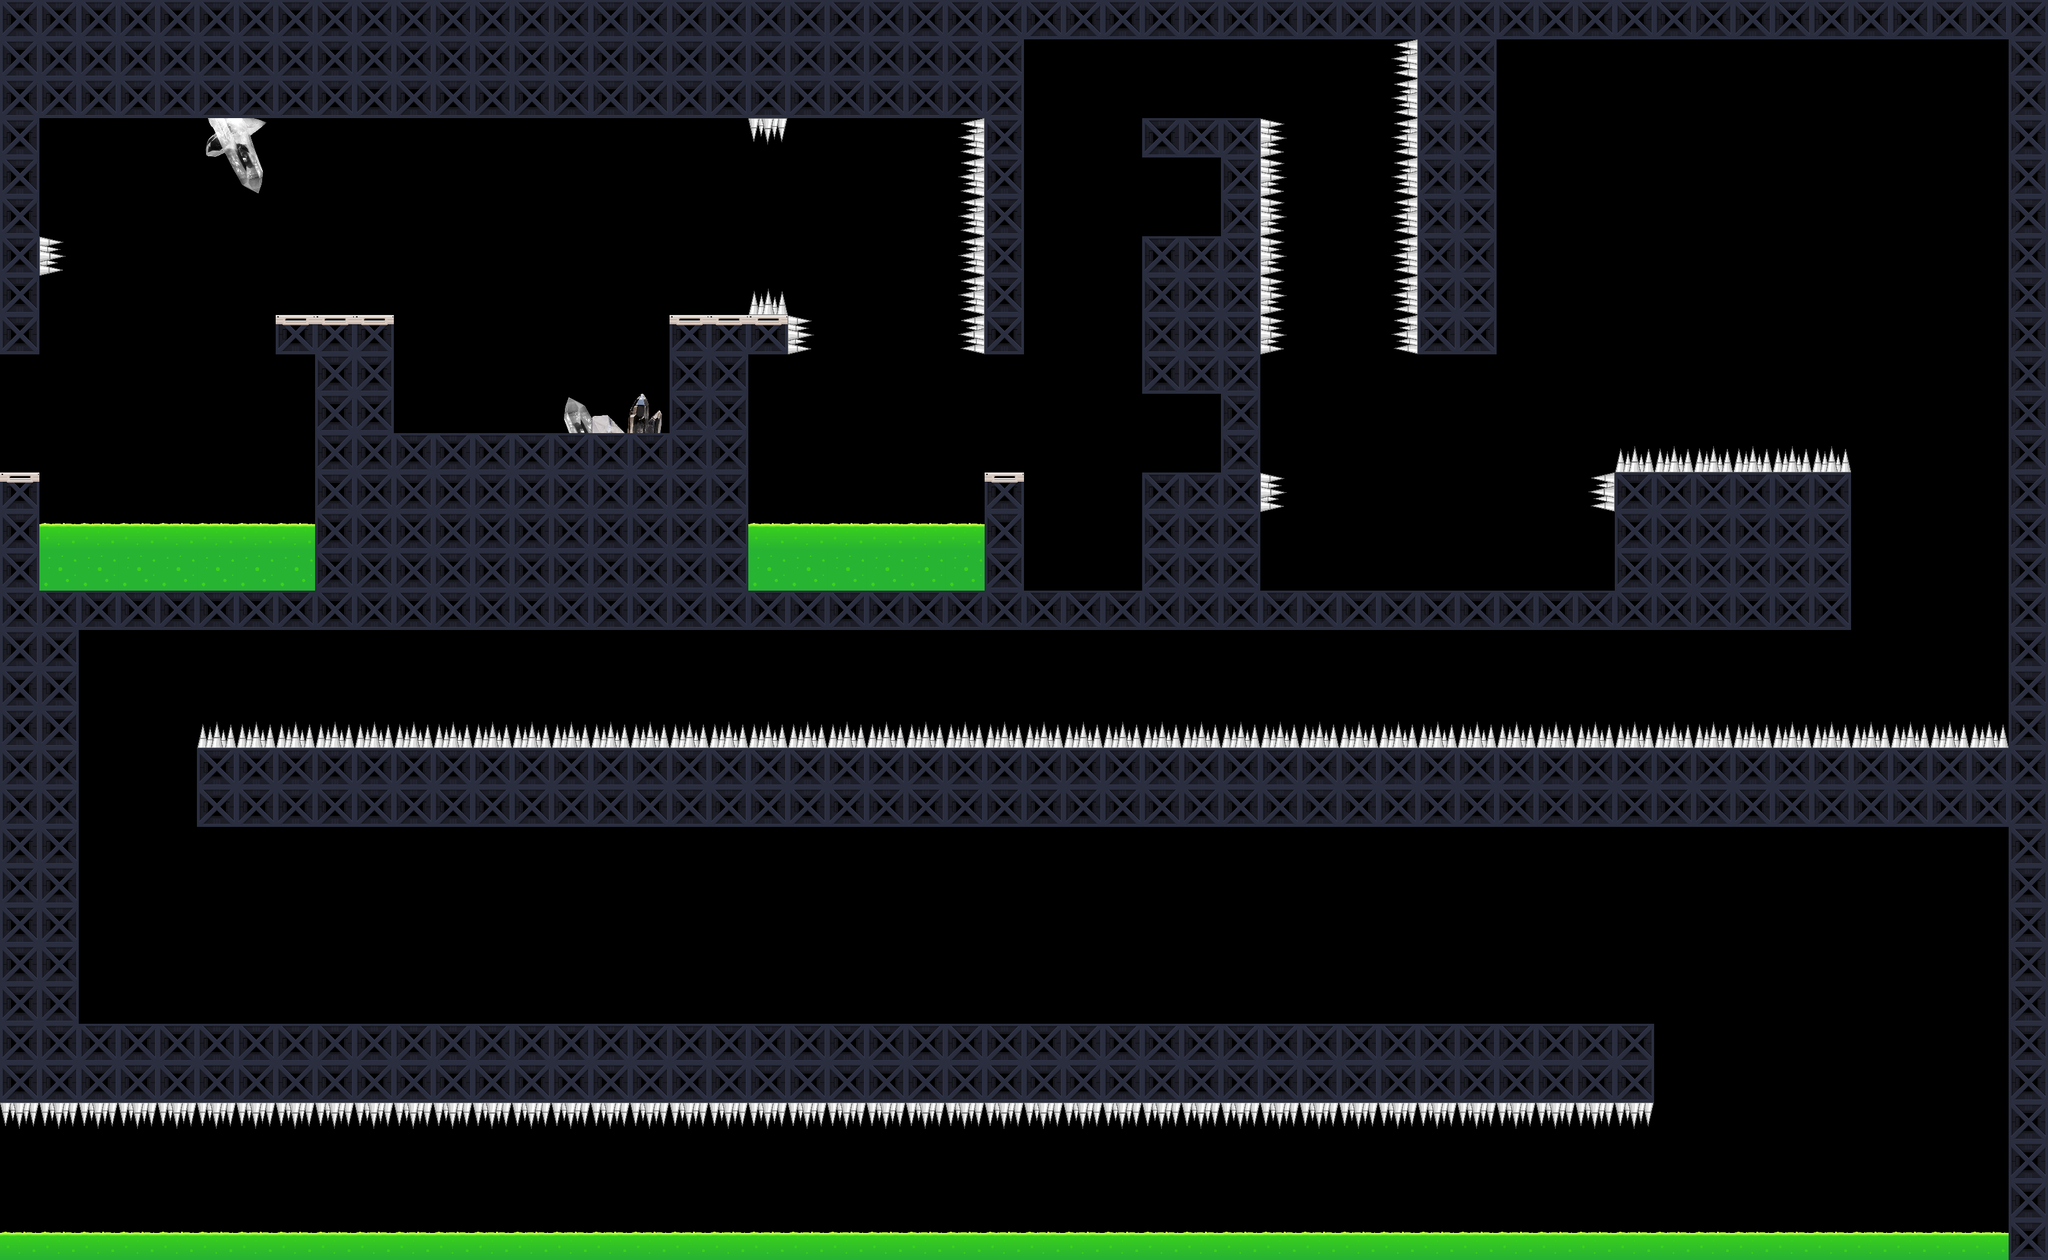

This game map was drawn from its Tiled (.tmx) file and the tilesets committed beside it. A one-line description and the trimmed map source follow:
An orthogonal 52x32 tile map with 64x64 px tiles, 3 tile layers (BG, L0, UI) and 30 objects (6x static, 3x HEF, 3x Mine, 3x ScanBeam, 2x VEF, ...).

<map version="1.2" tiledversion="2019.05.08" orientation="orthogonal" renderorder="left-up" width="52" height="32" tilewidth="64" tileheight="64" infinite="0" nextlayerid="14" nextobjectid="44">
 <properties>
  <property name="isBoundingBox" type="bool" value="false" />
  <property name="isDebug" type="bool" value="false" />
  <property name="isFollow" type="bool" value="true" />
  <property name="isPhyDebug" type="bool" value="false" />
  <property name="isScrollX" type="bool" value="true" />
  <property name="isScrollY" type="bool" value="true" />
 </properties>
 <tileset firstgid="1" name="Tiles" tilewidth="128" tileheight="128" tilecount="15" columns="0">
  <grid orientation="orthogonal" width="1" height="1" />
  <tile id="1" type="TR-1">
   <properties>
    <property name="PE_Key" value="NA" />
    <property name="PhysicsBody" value="BOUNDING_BOX" />
    <property name="TAG" type="int" value="80" />
    <property name="isDynamic" type="bool" value="false" />
    <property name="isUseOnContact" type="bool" value="false" />
    <property name="isUsePhysics" type="bool" value="true" />
   </properties>
   <image width="64" height="64" source="Tile2.png" />
   <objectgroup draworder="index">
    <object id="1" x="0" y="0" width="64" height="64" />
   </objectgroup>
  </tile>
  <tile id="4" type="TR-0">
   <properties>
    <property name="PE_Key" value="NA" />
    <property name="PhysicsBody" value="BOUNDING_BOX" />
    <property name="TAG" type="int" value="82" />
    <property name="isDynamic" type="bool" value="false" />
    <property name="isUseOnContact" type="bool" value="false" />
    <property name="isUsePhysics" type="bool" value="true" />
   </properties>
   <image width="64" height="64" source="Tile5.png" />
   <objectgroup draworder="index">
    <object id="1" x="0" y="0" width="64" height="64" />
   </objectgroup>
  </tile>
  <tile id="15" type="Acid">
   <properties>
    <property name="CategoryBitmask" value="100000_000000_000000_000000" />
    <property name="CollisionBitmask" value="000000_000000_11111111_11111111" />
    <property name="ContactTestBitmask" value="11111111_11111111_11111111_11111111" />
    <property name="GameObject" value="Hostile" />
    <property name="GivesDamage" type="int" value="100" />
    <property name="Group" type="int" value="0" />
    <property name="PE_Key" value="NA" />
    <property name="PhysicsBody" value="BOUNDING_BOX" />
    <property name="TAG" type="int" value="100" />
    <property name="canGiveDamage" type="bool" value="false" />
    <property name="canTakeDamage" type="bool" value="false" />
    <property name="health" value="INF" />
    <property name="isDynamic" type="bool" value="false" />
    <property name="isUseOnContact" type="bool" value="false" />
    <property name="isUsePhysics" type="bool" value="true" />
   </properties>
   <image width="64" height="64" source="Acid_Bottom.png" />
   <objectgroup draworder="index">
    <object id="1" x="0" y="0" width="4" height="64" />
   </objectgroup>
  </tile>
  <tile id="16" type="AcidTop">
   <properties>
    <property name="CategoryBitmask" value="010000_000000_000000_000000" />
    <property name="CollisionBitmask" value="000000_000000_11111111_11111111" />
    <property name="ContactTestBitmask" value="11111111_11111111_11111111_11111111" />
    <property name="GameObject" value="Hostile" />
    <property name="GivesDamage" type="int" value="100" />
    <property name="Group" type="int" value="0" />
    <property name="PE_Key" value="AcidTop" />
    <property name="PhysicsBody" value="PE" />
    <property name="TAG" type="int" value="100" />
    <property name="canGiveDamage" type="bool" value="false" />
    <property name="canTakeDamage" type="bool" value="false" />
    <property name="health" value="INF" />
    <property name="isDynamic" type="bool" value="false" />
    <property name="isUseOnContact" type="bool" value="true" />
    <property name="isUsePhysics" type="bool" value="true" />
   </properties>
   <image width="64" height="64" source="Acid_Top.png" />
   <objectgroup draworder="index">
    <object id="1" x="2" y="23" width="61" height="40" />
   </objectgroup>
  </tile>
  <tile id="22" type="SpikeWest">
   <properties>
    <property name="CategoryBitmask" value="100000_000000_000000_000000" />
    <property name="CollisionBitmask" value="000000_000000_11111111_11111111" />
    <property name="ContactTestBitmask" value="11111111_11111111_11111111_11111111" />
    <property name="GameObject" value="Hostile" />
    <property name="GivesDamage" type="int" value="30" />
    <property name="Group" type="int" value="0" />
    <property name="PE_Key" value="SpikeWest" />
    <property name="PhysicsBody" value="PE" />
    <property name="TAG" type="int" value="100" />
    <property name="canGiveDamage" type="bool" value="false" />
    <property name="canTakeDamage" type="bool" value="false" />
    <property name="health" value="INF" />
    <property name="isDynamic" type="bool" value="false" />
    <property name="isUseOnContact" type="bool" value="true" />
    <property name="isUsePhysics" type="bool" value="true" />
   </properties>
   <image width="64" height="64" source="SpikeWest.png" />
   <objectgroup draworder="index">
    <object id="1" x="27" y="2" width="36" height="60" />
   </objectgroup>
  </tile>
  <tile id="23" type="SpikeEast">
   <properties>
    <property name="CategoryBitmask" value="100000_000000_000000_000000" />
    <property name="CollisionBitmask" value="000000_000000_11111111_11111111" />
    <property name="ContactTestBitmask" value="11111111_11111111_11111111_11111111" />
    <property name="GameObject" value="Hostile" />
    <property name="GivesDamage" type="int" value="30" />
    <property name="Group" type="int" value="0" />
    <property name="PE_Key" value="SpikeEast" />
    <property name="PhysicsBody" value="PE" />
    <property name="TAG" type="int" value="100" />
    <property name="canGiveDamage" type="bool" value="false" />
    <property name="canTakeDamage" type="bool" value="false" />
    <property name="health" value="INF" />
    <property name="isDynamic" type="bool" value="false" />
    <property name="isUseOnContact" type="bool" value="true" />
    <property name="isUsePhysics" type="bool" value="true" />
   </properties>
   <image width="64" height="64" source="SpikeEast.png" />
   <objectgroup draworder="index">
    <object id="1" x="0" y="0" width="34" height="64" />
   </objectgroup>
  </tile>
  <tile id="24" type="SpikeSouth">
   <properties>
    <property name="CategoryBitmask" value="100000_000000_000000_000000" />
    <property name="CollisionBitmask" value="000000_000000_11111111_11111111" />
    <property name="ContactTestBitmask" value="11111111_11111111_11111111_11111111" />
    <property name="GameObject" value="Hostile" />
    <property name="GivesDamage" type="int" value="30" />
    <property name="Group" type="int" value="0" />
    <property name="PE_Key" value="SpikeSouth" />
    <property name="PhysicsBody" value="PE" />
    <property name="TAG" type="int" value="100" />
    <property name="canGiveDamage" type="bool" value="false" />
    <property name="canTakeDamage" type="bool" value="false" />
    <property name="health" value="INF" />
    <property name="isDynamic" type="bool" value="false" />
    <property name="isUseOnContact" type="bool" value="true" />
    <property name="isUsePhysics" type="bool" value="true" />
   </properties>
   <image width="64" height="64" source="SpikeSoth.png" />
   <objectgroup draworder="index">
    <object id="1" x="0" y="0" width="64" height="34" />
   </objectgroup>
  </tile>
  <tile id="25" type="SpikeNorth">
   <properties>
    <property name="CategoryBitmask" value="100000_000000_000000_000000" />
    <property name="CollisionBitmask" value="000000_000000_11111111_11111111" />
    <property name="ContactTestBitmask" value="11111111_11111111_11111111_11111111" />
    <property name="GameObject" value="Hostile" />
    <property name="GivesDamage" type="int" value="30" />
    <property name="Group" type="int" value="0" />
    <property name="PE_Key" value="SpikeNorth" />
    <property name="PhysicsBody" value="PE" />
    <property name="TAG" type="int" value="100" />
    <property name="canGiveDamage" type="bool" value="false" />
    <property name="canTakeDamage" type="bool" value="false" />
    <property name="health" value="INF" />
    <property name="isDynamic" type="bool" value="false" />
    <property name="isUseOnContact" type="bool" value="true" />
    <property name="isUsePhysics" type="bool" value="true" />
   </properties>
   <image width="64" height="64" source="SpikeNorth.png" />
   <objectgroup draworder="index">
    <object id="1" x="0" y="34" width="64" height="35" />
   </objectgroup>
  </tile>
  <tile id="26" type="Finish">
   <properties>
    <property name="CategoryBitmask" value="100000_000000_000000_000000" />
    <property name="CollisionBitmask" value="000000_000000_11111111_11111111" />
    <property name="ContactTestBitmask" value="11111111_11111111_11111111_11111111" />
    <property name="GameObject" value="Exit" />
    <property name="GivesDamage" type="int" value="100" />
    <property name="Group" type="int" value="0" />
    <property name="PE_Key" value="NA" />
    <property name="PhysicsBody" value="BOUNDING_BOX" />
    <property name="TAG" type="int" value="100" />
    <property name="canGiveDamage" type="bool" value="false" />
    <property name="canTakeDamage" type="bool" value="false" />
    <property name="health" value="INF" />
    <property name="isDynamic" type="bool" value="false" />
    <property name="isUseOnContact" type="bool" value="false" />
    <property name="isUsePhysics" type="bool" value="false" />
   </properties>
   <image width="64" height="64" source="finish64x64.png" />
  </tile>
  <tile id="27" type="QuartzCrystalEast">
   <properties>
    <property name="CategoryBitmask" value="100000_000000_000000_000000" />
    <property name="CollisionBitmask" value="000000_000000_11111111_11111111" />
    <property name="ContactTestBitmask" value="11111111_11111111_11111111_11111111" />
    <property name="GameObject" value="Hostile" />
    <property name="GivesDamage" type="int" value="1" />
    <property name="Group" type="int" value="0" />
    <property name="PE_Key" value="QuartzCrystalEast" />
    <property name="PhysicsBody" value="PE" />
    <property name="TAG" type="int" value="100" />
    <property name="canGiveDamage" type="bool" value="false" />
    <property name="canTakeDamage" type="bool" value="false" />
    <property name="health" value="INF" />
    <property name="isDynamic" type="bool" value="false" />
    <property name="isUseOnContact" type="bool" value="true" />
    <property name="isUsePhysics" type="bool" value="true" />
   </properties>
   <image width="128" height="128" source="QuartzCrystalEast.png" />
  </tile>
  <tile id="28" type="QuartzCrystalNorth">
   <properties>
    <property name="CategoryBitmask" value="100000_000000_000000_000000" />
    <property name="CollisionBitmask" value="000000_000000_11111111_11111111" />
    <property name="ContactTestBitmask" value="11111111_11111111_11111111_11111111" />
    <property name="GameObject" value="Hostile" />
    <property name="GivesDamage" type="int" value="1" />
    <property name="Group" type="int" value="0" />
    <property name="PE_Key" value="QuartzCrystalNorth" />
    <property name="PhysicsBody" value="PE" />
    <property name="TAG" type="int" value="100" />
    <property name="canGiveDamage" type="bool" value="false" />
    <property name="canTakeDamage" type="bool" value="false" />
    <property name="health" value="INF" />
    <property name="isDynamic" type="bool" value="false" />
    <property name="isUseOnContact" type="bool" value="true" />
    <property name="isUsePhysics" type="bool" value="true" />
   </properties>
   <image width="128" height="128" source="QuartzCrystalNorth.png" />
  </tile>
  <tile id="29" type="QuartzCrystalNorth3">
   <properties>
    <property name="CategoryBitmask" value="100000_000000_000000_000000" />
    <property name="CollisionBitmask" value="000000_000000_11111111_11111111" />
    <property name="ContactTestBitmask" value="11111111_11111111_11111111_11111111" />
    <property name="GameObject" value="Hostile" />
    <property name="GivesDamage" type="int" value="1" />
    <property name="Group" type="int" value="0" />
    <property name="PE_Key" value="QuartzCrystalNorth3" />
    <property name="PhysicsBody" value="PE" />
    <property name="TAG" type="int" value="100" />
    <property name="canGiveDamage" type="bool" value="false" />
    <property name="canTakeDamage" type="bool" value="false" />
    <property name="health" value="INF" />
    <property name="isDynamic" type="bool" value="false" />
    <property name="isUseOnContact" type="bool" value="true" />
    <property name="isUsePhysics" type="bool" value="true" />
   </properties>
   <image width="128" height="128" source="QuartzCrystalNorth3.png" />
  </tile>
  <tile id="30" type="QuartzCrystalNorthFliped3">
   <properties>
    <property name="CategoryBitmask" value="100000_000000_000000_000000" />
    <property name="CollisionBitmask" value="000000_000000_11111111_11111111" />
    <property name="ContactTestBitmask" value="11111111_11111111_11111111_11111111" />
    <property name="GameObject" value="Hostile" />
    <property name="GivesDamage" type="int" value="1" />
    <property name="Group" type="int" value="0" />
    <property name="PE_Key" value="QuartzCrystalNorthFliped3" />
    <property name="PhysicsBody" value="PE" />
    <property name="TAG" type="int" value="100" />
    <property name="canGiveDamage" type="bool" value="false" />
    <property name="canTakeDamage" type="bool" value="false" />
    <property name="health" value="INF" />
    <property name="isDynamic" type="bool" value="false" />
    <property name="isUseOnContact" type="bool" value="true" />
    <property name="isUsePhysics" type="bool" value="true" />
   </properties>
   <image width="128" height="128" source="QuartzCrystalNorthFliped3.png" />
  </tile>
  <tile id="31" type="QuartzCrystalSouth">
   <properties>
    <property name="CategoryBitmask" value="100000_000000_000000_000000" />
    <property name="CollisionBitmask" value="000000_000000_11111111_11111111" />
    <property name="ContactTestBitmask" value="11111111_11111111_11111111_11111111" />
    <property name="GameObject" value="Hostile" />
    <property name="GivesDamage" type="int" value="1" />
    <property name="Group" type="int" value="0" />
    <property name="PE_Key" value="QuartzCrystalSouth" />
    <property name="PhysicsBody" value="PE" />
    <property name="TAG" type="int" value="100" />
    <property name="canGiveDamage" type="bool" value="false" />
    <property name="canTakeDamage" type="bool" value="false" />
    <property name="health" value="INF" />
    <property name="isDynamic" type="bool" value="false" />
    <property name="isUseOnContact" type="bool" value="true" />
    <property name="isUsePhysics" type="bool" value="true" />
   </properties>
   <image width="128" height="128" source="QuartzCrystalSouth.png" />
  </tile>
  <tile id="32" type="QuartzCrystalWest">
   <properties>
    <property name="CategoryBitmask" value="100000_000000_000000_000000" />
    <property name="CollisionBitmask" value="000000_000000_11111111_11111111" />
    <property name="ContactTestBitmask" value="11111111_11111111_11111111_11111111" />
    <property name="GameObject" value="Hostile" />
    <property name="GivesDamage" type="int" value="1" />
    <property name="Group" type="int" value="0" />
    <property name="PE_Key" value="QuartzCrystalWest" />
    <property name="PhysicsBody" value="PE" />
    <property name="TAG" type="int" value="100" />
    <property name="canGiveDamage" type="bool" value="false" />
    <property name="canTakeDamage" type="bool" value="false" />
    <property name="health" value="INF" />
    <property name="isDynamic" type="bool" value="false" />
    <property name="isUseOnContact" type="bool" value="true" />
    <property name="isUsePhysics" type="bool" value="true" />
   </properties>
   <image width="128" height="128" source="QuartzCrystalWest.png" />
  </tile>
 </tileset>
 <layer id="11" name="BG" width="52" height="32">
  <data>[1664 cells, 3 non-empty, 3 distinct tile ids]</data>
 </layer>
 <layer id="12" name="L0" width="52" height="32">
  <data>[1664 cells, 713 non-empty, 8 distinct tile ids]</data>
 </layer>
 <layer id="13" name="UI" width="52" height="32">
  <data>[1664 cells, 0 non-empty, 0 distinct tile ids]</data>
 </layer>
 <objectgroup id="2" name="O1-PHY" visible="0">
  <object id="1" name="SpawnPlayer" type="SpawnPoint" x="350" y="420">
   <point />
  </object>
  <object id="2" name="ExitLevel" type="Sensor" x="1596" y="514" width="64" height="256" />
  <object id="3" name="Top" type="static" x="0" y="0" width="1662" height="192" />
  <object id="4" name="WestWall" type="static" x="0" y="192" width="128" height="832" />
  <object id="5" name="Bottom" type="static" x="128" y="961" width="1536" height="64" />
  <object id="6" name="static" type="EsatWallTop" x="1601" y="199" width="63" height="316" />
  <object id="7" name="EastWall-Bottom" type="static" x="1600" y="771" width="66" height="188" />
  <object id="8" name="CenterPlatform" type="static" x="770" y="578" width="446" height="381" />
  <object id="9" name="CenterPlatform-Top" type="static" x="702" y="515" width="581" height="63" />
 </objectgroup>
 <objectgroup id="7" name="O2-ELEMENTS">
  <object id="10" name="VEF" type="VEF" x="1222" y="196" width="64" height="320">
   <properties>
    <property name="beamColor" type="int" value="0" />
    <property name="blinkRateInSeconds" type="int" value="2" />
    <property name="increasing" type="int" value="0" />
    <property name="isBlinkling" type="int" value="1" />
    <property name="isMoving" type="int" value="0" />
    <property name="isRandomColor" type="int" value="1" />
    <property name="minXPixel" type="int" value="0" />
    <property name="showBeamBookEnd" type="int" value="0" />
    <property name="showBeamBoundry" type="int" value="0" />
    <property name="speedPixelPerSecond" type="int" value="0" />
    <property name="steps" type="int" value="7" />
   </properties>
  </object>
  <object id="11" name="HEF" type="HEF" x="1294.33" y="518.667" width="294" height="54.6667">
   <properties>
    <property name="beamColor" type="int" value="0" />
    <property name="beamWidthInPixels" type="int" value="64" />
    <property name="blinkRateInSeconds" type="int" value="2" />
    <property name="increasing" type="int" value="0" />
    <property name="isBlinkling" type="bool" value="true" />
    <property name="isMoving" type="int" value="0" />
    <property name="isRandomColor" type="int" value="1" />
    <property name="showBeamBookEnd" type="int" value="0" />
    <property name="showBeamBoundry" type="int" value="0" />
    <property name="speedPixelPerSecond" type="int" value="0" />
    <property name="steps" type="int" value="3" />
   </properties>
  </object>
  <object id="12" name="Mine" type="Mine" x="262" y="230" width="20" height="614">
   <properties>
    <property name="IsMoving" type="bool" value="true" />
    <property name="IsVert" type="bool" value="true" />
    <property name="dt" type="float" value="1" />
    <property name="isUsingOnContact" type="bool" value="false" />
    <property name="isUsingPhysics" type="bool" value="false" />
   </properties>
  </object>
  <object id="31" name="SpawnPlayer" type="SpawnPlayer" x="30" y="680">
   <point />
  </object>
  <object id="34" name="TRANS" type="TRANS" x="-2" y="1866" width="64" height="110" />
  <object id="35" name="ScanBeam" type="ScanBeam" x="830" y="195" width="16" height="262" />
  </objectgroup>
</map>
<!-- 7 of 30 objects omitted -->
